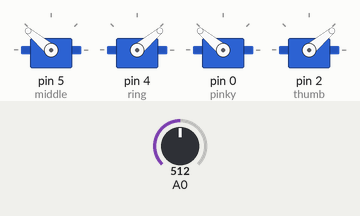
Recording of a sketch running on a simulated Arduino Uno, built with avr-gcc and run on an emulated ATmega328P. Parts: 4 × servo. The test bench sets the inputs (shaded band); at power-on: A0 = 512. What the sketch prints to the serial monitor is not drawn.

Above: at 1.2 s.
1.3 s: A0 set to 0
At 2.5 s:
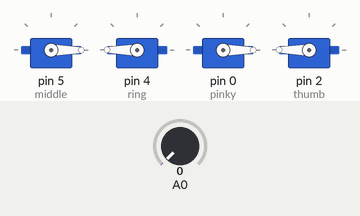
2.8 s: A0 set to 306
At 3.8 s:
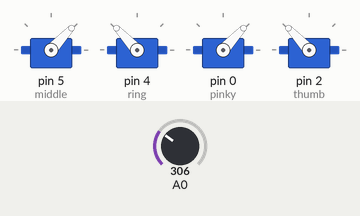
4.3 s: A0 set to 511
At 4.9 s:
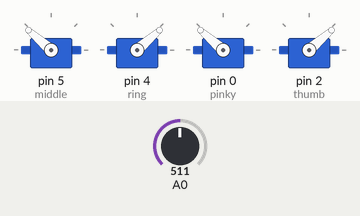
5.8 s: A0 set to 716
At 6.1 s:
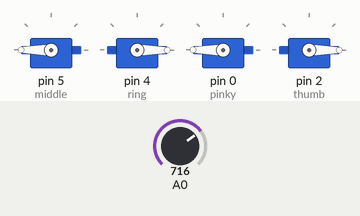
7.3 s: A0 set to 122
At 8.4 s:
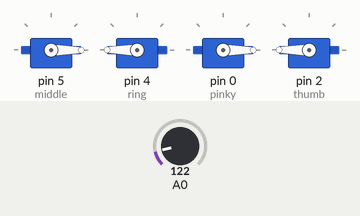
10.3 s: A0 set to 900
At 10.7 s:
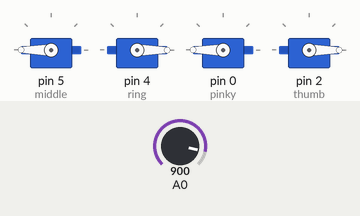
Timing chart, 0 to 13.3 s (numbered marks = the images above; inputs shaded):
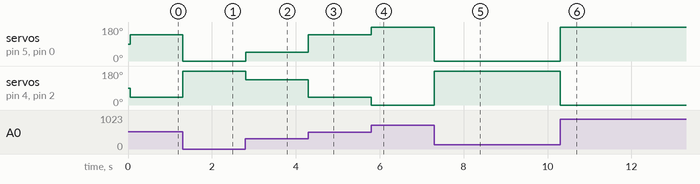

Measured:
- after the input at 1.3 s, servo on pin 5 (middle), servo on pin 0 (pinky): 140° → 0° at once; servo on pin 4 (ring), servo on pin 2 (thumb): 40° → 180° at once
- after the input at 2.8 s, servo on pin 5 (middle), servo on pin 0 (pinky): 0° → 47° at once; servo on pin 4 (ring), servo on pin 2 (thumb): 180° → 133° at once
- after the input at 4.3 s, servo on pin 5 (middle), servo on pin 0 (pinky): 47° → 139° at once; servo on pin 4 (ring), servo on pin 2 (thumb): 133° → 41° at once
- after the input at 5.8 s, servo on pin 5 (middle), servo on pin 0 (pinky): 139° → 180° at once; servo on pin 4 (ring), servo on pin 2 (thumb): 41° → 0° at once
- after the input at 7.3 s, servo on pin 5 (middle), servo on pin 0 (pinky): 180° → 0° at once; servo on pin 4 (ring), servo on pin 2 (thumb): 0° → 180° at once
- after the input at 10.3 s, servo on pin 5 (middle), servo on pin 0 (pinky): 0° → 180° at once; servo on pin 4 (ring), servo on pin 2 (thumb): 180° → 0° at once

The sketch:

sketch_apr22a.ino
```cpp
#include <Servo.h>
#define MOV_FREQ 50

Servo middle,ring,pinky,thumb;  // create servo object to control a servo
unsigned long lastMove = millis();
// twelve servo objects can be created on most boards
int pos = 0;    // variable to store the servo position
int mean = 0, n = 0;

void setup() {
  Serial.begin(115200);
  middle.attach(5);  // attaches the servo on pin 9 to the servo object
  ring.attach(4);
  pinky.attach(0);
  thumb.attach(2);
}

void loop() {
  int adcValue = analogRead(A0); // Read analog value from ADC0 pin
  unsigned long currentTime = millis();
  mean+=adcValue; ++n;
  if(currentTime - lastMove >= MOV_FREQ){
    mean = mean/n; // sampling
    pos = map(mean, 200, 600, 0, 180);
    middle.write(pos); pinky.write(pos);
    ring.write(180-pos); thumb.write(180-pos);

    mean = 0; n = 0;
  }
  Serial.print("ADC0 Value: ");
  Serial.println(adcValue); // Print ADC value to serial monitor
}
```
